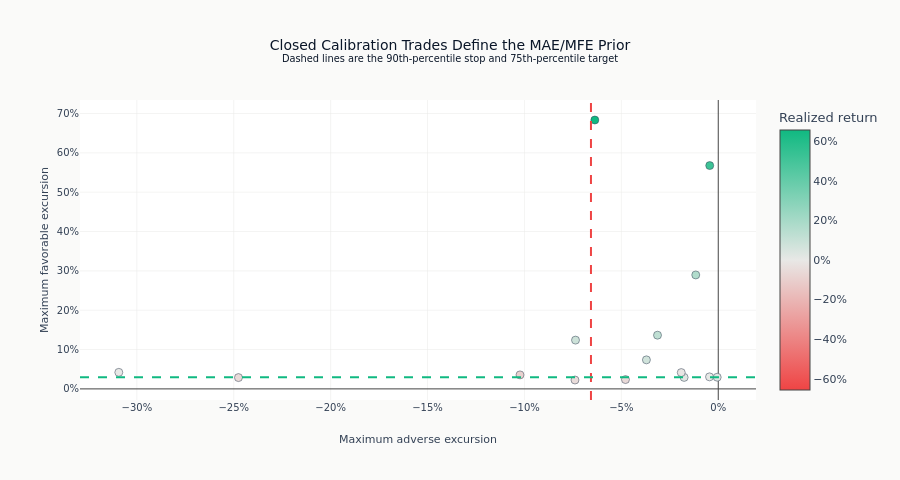

Notebook code for this chart:
### Code cell
distribution = mae_mfe.distribution_data()
realized_returns = [trade.pnl_percent for trade in calibration_trades]
color_limit = max(abs(min(realized_returns)), abs(max(realized_returns)))
fig = go.Figure(
    go.Scatter(
        x=distribution["mae"],
        y=distribution["mfe"],
        mode="markers",
        marker={
            "size": 8,
            "color": realized_returns,
            "colorscale": ml4t_diverging(),
            "cmin": -color_limit,
            "cmax": color_limit,
            "colorbar": {"title": "Realized return", "tickformat": ".0%"},
            "line": {"width": 0.5, "color": COLORS["neutral"]},
        },
        text=[f"Realized return: {value:.1%}" for value in realized_returns],
        hovertemplate="MAE: %{x:.1%}<br>MFE: %{y:.1%}<br>%{text}<extra></extra>",
    )
)
fig.add_vline(x=suggested_sl, line_dash="dash", line_color=COLORS["negative"])
fig.add_hline(y=suggested_tp, line_dash="dash", line_color=COLORS["positive"])
fig.update_layout(
    height=480,
    title=(
        "Closed Calibration Trades Define the MAE/MFE Prior"
        "<br><sup>Dashed lines are the 90th-percentile stop and 75th-percentile target</sup>"
    ),
    xaxis={"title": "Maximum adverse excursion", "tickformat": ".0%"},
    yaxis={"title": "Maximum favorable excursion", "tickformat": ".0%"},
)
show_plotly_with_alt(
    fig,
    "A heatmap of Calmar over the stop-loss by trailing-stop grid on the same colour scale as the previous one.",
)

### Figure 1 — Plotly figure (JSON) as saved in the notebook; plotly's stock layout.template omitted (floating-point values rounded to 4 significant figures)
{"data": [{"hovertemplate": "MAE: %{x:.1%}<br>MFE: %{y:.1%}<br>%{text}<extra></extra>", "marker": {"cmax": 0.6571, "cmin": -0.6571, "color": [0.02633, 0.07166, 0.00641, 0.02387, 0.08208, -0.05766, -0.09313, -0.05553, 0.001473, 0.1261, -0.01116, -0.04772, 0.6571, 0.1668, 0.5193], "colorbar": {"tickformat": ".0%", "title": {"text": "Realized return"}}, "colorscale": [[0.0, "#ef4444"], [0.5, "#e8e8e6"], [1.0, "#10b981"]], "line": {"color": "#334155", "width": 0.5}, "size": 8}, "mode": "markers", "text": ["Realized return: 2.6%", "Realized return: 7.2%", "Realized return: 0.6%", "Realized return: 2.4%", "Realized return: 8.2%", "Realized return: -5.8%", "Realized return: -9.3%", "Realized return: -5.6%", "Realized return: 0.1%", "Realized return: 12.6%", "Realized return: -1.1%", "Realized return: -4.8%", "Realized return: 65.7%", "Realized return: 16.7%", "Realized return: 51.9%"], "type": "scatter", "x": [-0.0005454, -0.03707, -0.004506, -0.01761, -0.07365, -0.04788, -0.1023, -0.2476, -0.3093, -0.03134, -0.01909, -0.07392, -0.06369, -0.01161, -0.004399], "y": [0.02969, 0.0738, 0.03056, 0.02922, 0.124, 0.02377, 0.03563, 0.02874, 0.04206, 0.1365, 0.0415, 0.02262, 0.6835, 0.2896, 0.5677]}], "layout": {"height": 480, "shapes": [{"line": {"color": "#ef4444", "dash": "dash"}, "type": "line", "x0": -0.06568, "x1": -0.06568, "xref": "x", "y0": 0, "y1": 1, "yref": "y domain"}, {"line": {"color": "#10b981", "dash": "dash"}, "type": "line", "x0": 0, "x1": 1, "xref": "x domain", "y0": 0.02945, "y1": 0.02945, "yref": "y"}], "title": {"text": "Closed Calibration Trades Define the MAE/MFE Prior<br><sup>Dashed lines are the 90th-percentile stop and 75th-percentile target</sup>"}, "xaxis": {"tickformat": ".0%", "title": {"text": "Maximum adverse excursion"}}, "yaxis": {"tickformat": ".0%", "title": {"text": "Maximum favorable excursion"}}}}
